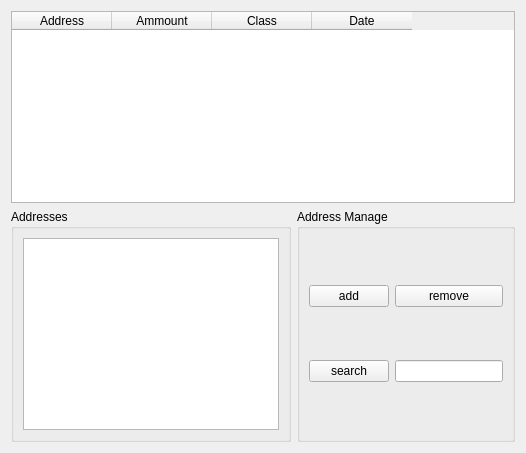
          <widget class="QWidget" name="tab_16">
           <attribute name="title">
            <string>Addresses</string>
           </attribute>
           <layout class="QGridLayout" name="gridLayout_21">
            <item row="0" column="0" colspan="2">
             <widget class="QTableWidget" name="AddressesList">
              <property name="styleSheet">
               <string notr="true"/>
              </property>
              <column>
               <property name="text">
                <string>Address</string>
               </property>
              </column>
              <column>
               <property name="text">
                <string>Ammount</string>
               </property>
              </column>
              <column>
               <property name="text">
                <string>Class</string>
               </property>
              </column>
              <column>
               <property name="text">
                <string>Date</string>
               </property>
              </column>
             </widget>
            </item>
            <item row="1" column="0">
             <widget class="QGroupBox" name="groupBox_6">
              <property name="title">
               <string>Addresses</string>
              </property>
              <layout class="QGridLayout" name="gridLayout_17">
               <item row="0" column="0">
                <widget class="QTreeView" name="treeView"/>
               </item>
              </layout>
             </widget>
            </item>
            <item row="1" column="1">
             <widget class="QGroupBox" name="groupBox_19">
              <property name="title">
               <string>Address Manage</string>
              </property>
              <layout class="QGridLayout" name="gridLayout_30">
               <item row="0" column="0">
                <widget class="QPushButton" name="btn_WalletCreateAddress">
                 <property name="text">
                  <string>add</string>
                 </property>
                </widget>
               </item>
               <item row="0" column="1">
                <widget class="QPushButton" name="btn_AddressRemove">
                 <property name="text">
                  <string>remove</string>
                 </property>
                </widget>
               </item>
               <item row="1" column="0">
                <widget class="QPushButton" name="btn_AddressSearch">
                 <property name="text">
                  <string>search</string>
                 </property>
                </widget>
               </item>
               <item row="1" column="1">
                <widget class="QLineEdit" name="lineEdit_5"/>
               </item>
              </layout>
             </widget>
            </item>
           </layout>
          </widget>
